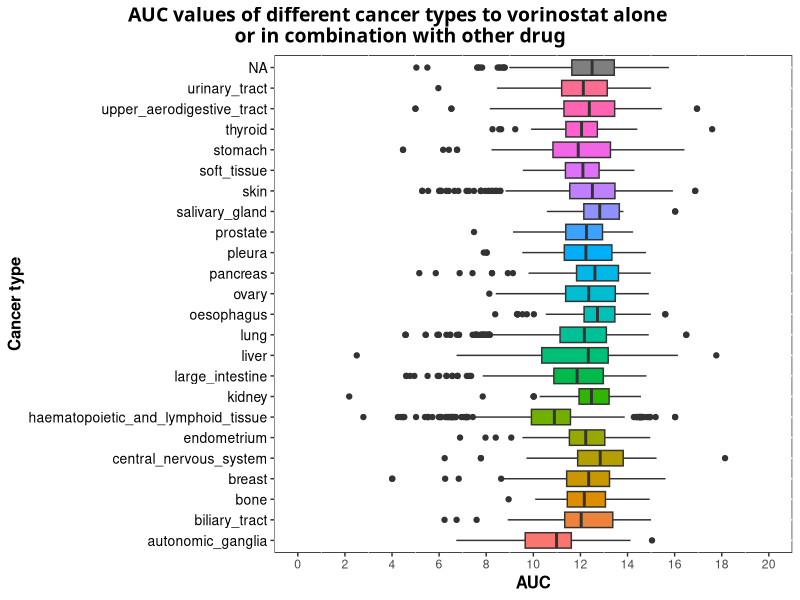
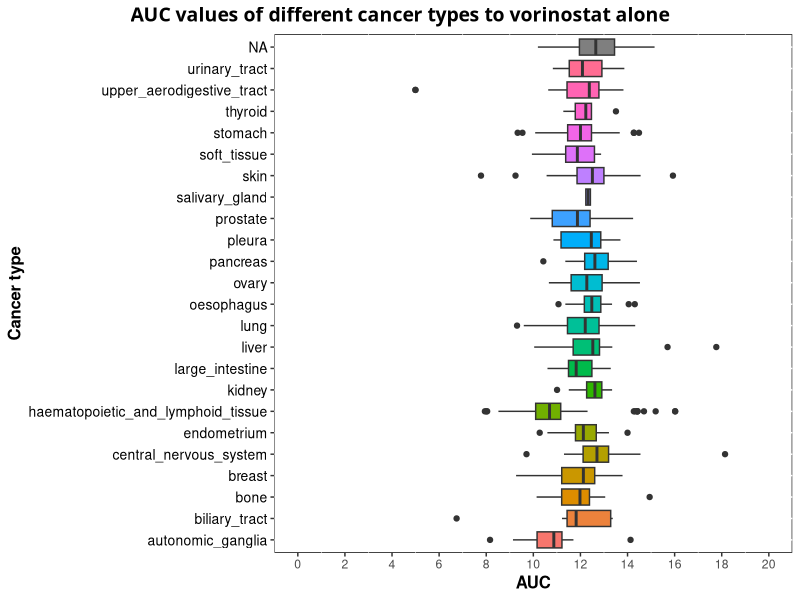
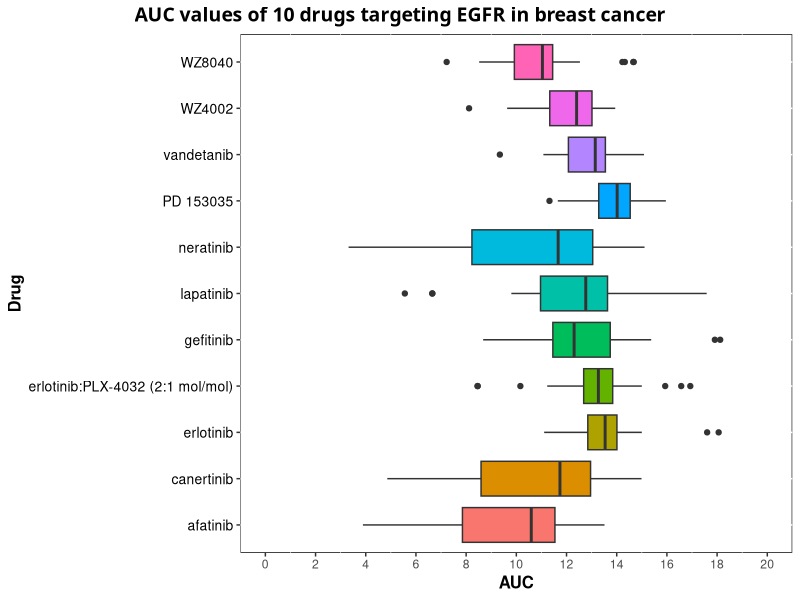

These figures' R source, in order:
## ---- chunk 1

library(data.table)
library(readr)
library(dplyr)
library(tidyverse)
library(knitr)
library(lubridate)

## ---- chunk 2

setwd("~/Desktop/GitHub/Homework_5/HW05/CTRP_files")

AUC_1 <- fread("AUC_1.csv")
AUC_2 <- fread("AUC_2.csv")
experiment_info <- fread("Experiment_info.csv")
cancer_cell_line <- fread("cancer_cell_line_info.csv")
compound <- fread("compound_info.csv")
  
## ---- chunk 3

# Rename the columns in AUC_1 file

AUC_1_rename <- AUC_1 %>%
    rename("Exp._ID" = experiment_id, "AUC" = area_under_curve, "Compound_ID" = master_cpd_id) %>%
    select("Exp._ID", "Compound_ID", "AUC")

table1 <- head(AUC_1_rename)
kable(table1, align = "ccc")

## ---- chunk 4

# Rename the columns in AUC_2 file

AUC_2_rename <- AUC_2 %>%
    rename("Exp._ID" = experiment_id, "AUC" = area_under_curve, "Compound_ID" = master_cpd_id) %>%
    select("Exp._ID", "Compound_ID", "AUC")

table2 <- head(AUC_2_rename)
kable(table2, align = "ccc")

## ---- chunk 5

# Rename the columns in experiment_info file

experiment_info_rename <- experiment_info %>%
    rename("Exp._ID" = expt_id, "Date" = experiment_date, "Cells_per_well" = cells_per_well, "Cell_line_ID" = master_ccl_id) %>%
    mutate(Date = ymd(Date)) %>%
    select("Exp._ID", "Date", "Cell_line_ID", "Cells_per_well")

table3 <- head(experiment_info_rename)
kable(table3, align = "cccc")

## ---- chunk 6

# Rename the columns in cancer_cell_line_info file

cancer_cell_line_rename <- cancer_cell_line %>%
    rename("Cell_line_name" = ccl_name, "Cancer_type" = cancer_type, "Cell_line_ID" = master_ccl_id)

table4 <- head(cancer_cell_line_rename)
kable(table4, align = "cll")

## ---- chunk 7

# Rename the columns in compound_info file

compound_rename <- compound %>%
    rename("Compound_ID" = master_cpd_id, "Compound_name" = cpd_name, "Target_gene" = gene_symbol_of_protein_target)

table5 <- head(compound_rename)
kable(table5, align = "clc")

## ---- chunk 8

# Combine the AUC_1 and AUC_2 data frames into one - AUC_info

AUC_info <- rbind(AUC_1_rename, AUC_2_rename)

# Combine experiment_info with cancer_cell_line_info 

experiment_cancer_cell_line <- experiment_info_rename %>%
      full_join(cancer_cell_line_rename, by = "Cell_line_ID")

# Combine AUC_info and experiment_cancer_cell_line

AUC_exp_cancer <- AUC_info %>%
      full_join(experiment_cancer_cell_line, by = "Exp._ID")

# Add compound_info to experiment_cancer_cell_line

AUC_exp_cancer_compound <- AUC_exp_cancer  %>%
     full_join(compound_rename, by = "Compound_ID")

# Rename the column in the combined data frame

all_data <- AUC_exp_cancer_compound %>%
    rename("Cells/well" = "Cells_per_well")

# Rorder the columns in the combined data frame

all_data<- select(all_data, "Date", "Exp._ID", "Cell_line_name", "Cell_line_ID", "Cancer_type", "Cells/well", "Compound_name", "Compound_ID", "AUC", "Target_gene")

# Replace the NAs in Target gene column

target_gene <- all_data$`Target_gene` %>%
    replace_na("-")

final_data <- all_data %>%
    select(-'Target_gene') %>%
    mutate('Target_gene' = target_gene)

# I'm showing the final table in two parts for better visibility

table6 <- head(final_data[,1:6])
kable(table6, align = "lccclc")
    
table7 <- head(final_data[,7:10])
kable(table7, align = "lccc")

## ---- chunk 9

# Calculate mean AUC for vorinostat used alone or in combination with other drug

vorinostat_mean <- final_data %>%
    select("Cell_line_name", "Cell_line_ID", "Cancer_type", "Compound_name", "Compound_ID", "AUC") %>%
    separate(col = "Compound_name", into = c("Compound_1", "Compound_2")) %>%
    filter(Compound_1 == "vorinostat" | Compound_2 == "vorinostat") %>%
    group_by(Cancer_type) %>%
    summarize(AUC = round(mean(AUC), digits = 2)) %>%
    arrange(AUC)

table8 <- head(vorinostat_mean)
kable(table8, align = "lc", col.names = c("Cancer type", "Mean AUC"))

# Plot mean AUC for vorinostat used alone or in combination with other drug

vorinostat1 <- final_data %>%
    select("Cell_line_name", "Cell_line_ID", "Cancer_type", "Compound_name", "Compound_ID", "AUC") %>%
    separate(col = "Compound_name", into = c("Compound_1", "Compound_2")) %>%
    filter(Compound_1 == "vorinostat" | Compound_2 == "vorinostat")

ggplot(vorinostat1, aes(x = Cancer_type, y = AUC, fill = Cancer_type)) +

    geom_boxplot() +

    labs(title = "AUC values of different cancer types to vorinostat alone \nor in combination with other drug", x = "Cancer type", y = "AUC") +

    theme(plot.title = element_text(size = 14, family = "Tahoma", face = "bold", hjust = 0.5),
          plot.title.position = "plot",
          legend.position = "none",
          axis.title.x = element_text(colour="black", size = 12, face = "bold"),
          axis.title.y = element_text(colour="black", size = 12, face = "bold"),
          axis.ticks.x = element_line(size = 0.5),
          axis.text.y = element_text(colour="black", size = 10),
          panel.grid.major.x = element_blank(),
          panel.background = element_rect(fill = "white", color = "black")) +
    
    scale_y_continuous(breaks = c(0, 2, 4, 6, 8, 10, 12, 14, 16, 18, 20), limits = c(0, 20)) +
    coord_flip()

# Calculate mean AUC for vorinostat used alone

vorinostat2_mean <- final_data %>%
    select("Cell_line_name", "Cell_line_ID", "Cancer_type", "Compound_name", "Compound_ID", "AUC") %>%
    separate(col = "Compound_name", into = c("Compound_1", "Compound_2")) %>%
    filter(Compound_ID == 56554) %>%
    group_by(Cancer_type) %>%
    summarize(AUC = round(mean(AUC), digits = 2)) %>%
    arrange(AUC)

table9 <- head(vorinostat2_mean)
kable(table9, align = "lc", col.names = c("Cancer type", "Mean AUC"))

# Plot mean AUC for vorinostat used alone

vorinostat2 <- final_data %>%
    select("Cell_line_name", "Cell_line_ID", "Cancer_type", "Compound_name", "Compound_ID", "AUC") %>%
    separate(col = "Compound_name", into = c("Compound_1", "Compound_2")) %>%
    filter(Compound_ID == 56554)

ggplot(vorinostat2, aes(x = Cancer_type, y = AUC, fill = Cancer_type)) +

    geom_boxplot() +

    labs(title = "AUC values of different cancer types to vorinostat alone", x = "Cancer type", y = "AUC") +

    theme(plot.title = element_text(size = 14, family = "Tahoma", face = "bold", hjust = 0.5),
          plot.title.position = "plot",
          legend.position = "none",
          axis.title.x = element_text(colour="black", size = 12, face = "bold"),
          axis.title.y = element_text(colour="black", size = 12, face = "bold"),
          axis.ticks.x = element_line(size = 0.5),
          axis.text.y = element_text(colour="black", size = 10),
          panel.grid.major.x = element_blank(),
          panel.background = element_rect(fill = "white", color = "black")) +
    
    scale_y_continuous(breaks = c(0, 2, 4, 6, 8, 10, 12, 14, 16, 18, 20), limits = c(0, 20)) +
    coord_flip()

## ---- chunk 10

# Calculate mean AUC for drugs tested with 22RV1 prostate cancer cell line

prostate_cancer <- final_data %>%
    select("Cell_line_name", "Cancer_type", "Compound_name", "Compound_ID", "AUC") %>%
    filter(Cell_line_name == "22RV1") %>%
    group_by(Compound_name) %>%
    summarize ("Mean_AUC" = round(mean(AUC), digits = 2)) %>%
    arrange(Mean_AUC)

table10 <- head(prostate_cancer)
kable(table10, align = "lc", col.names = c("Compound name", "Mean AUC"))

## ---- chunk 11

# Calculate mean AUC for 10 compounds targeting EGFR in breast cancer cell lines

EGFR_mean <- final_data %>%
    select("Cancer_type", "Compound_name", "Compound_ID", "AUC", "Target_gene") %>%
    mutate(EGFR = str_detect(Target_gene, "EGFR")) %>%
    filter(Cancer_type == "breast" & EGFR == TRUE) %>%
    group_by(Compound_name) %>%
    summarize("Mean_AUC" = round(mean(AUC), digits = 2)) %>%
    arrange(Mean_AUC)
 
table11 <- head(EGFR_mean)
kable(table11, align = "lc", col.names = c("Compound name", "Mean AUC"))

# Plot mean AUC for 10 compounds targeting EGFR in breast cancer cell lines

EGFR_plot <- final_data %>%
    select("Cancer_type", "Compound_name", "Compound_ID", "AUC", "Target_gene") %>%
    mutate(EGFR = str_detect(Target_gene, "EGFR")) %>%
    filter(Cancer_type == "breast" & EGFR == TRUE)

ggplot(EGFR_plot, aes(x = Compound_name, y = AUC, fill = Compound_name)) +

    geom_boxplot() +

    labs(title = "AUC values of 10 drugs targeting EGFR in breast cancer", x = "Drug", y = "AUC") +

    theme(plot.title = element_text(size = 14, family = "Tahoma", face = "bold", hjust = 0.5),
          plot.title.position = "plot",
          legend.position = "none",
          axis.title.x = element_text(colour="black", size = 12, face = "bold"),
          axis.title.y = element_text(colour="black", size = 12, face = "bold"),
          axis.ticks.x = element_line(size = 0.5),
          axis.text.y = element_text(colour="black", size = 10),
          panel.grid.major.x = element_blank(),
          panel.background = element_rect(fill = "white", color = "black")) +
    
    scale_y_continuous(breaks = c(0, 2, 4, 6, 8, 10, 12, 14, 16, 18, 20), limits = c(0, 20)) +
    coord_flip()

